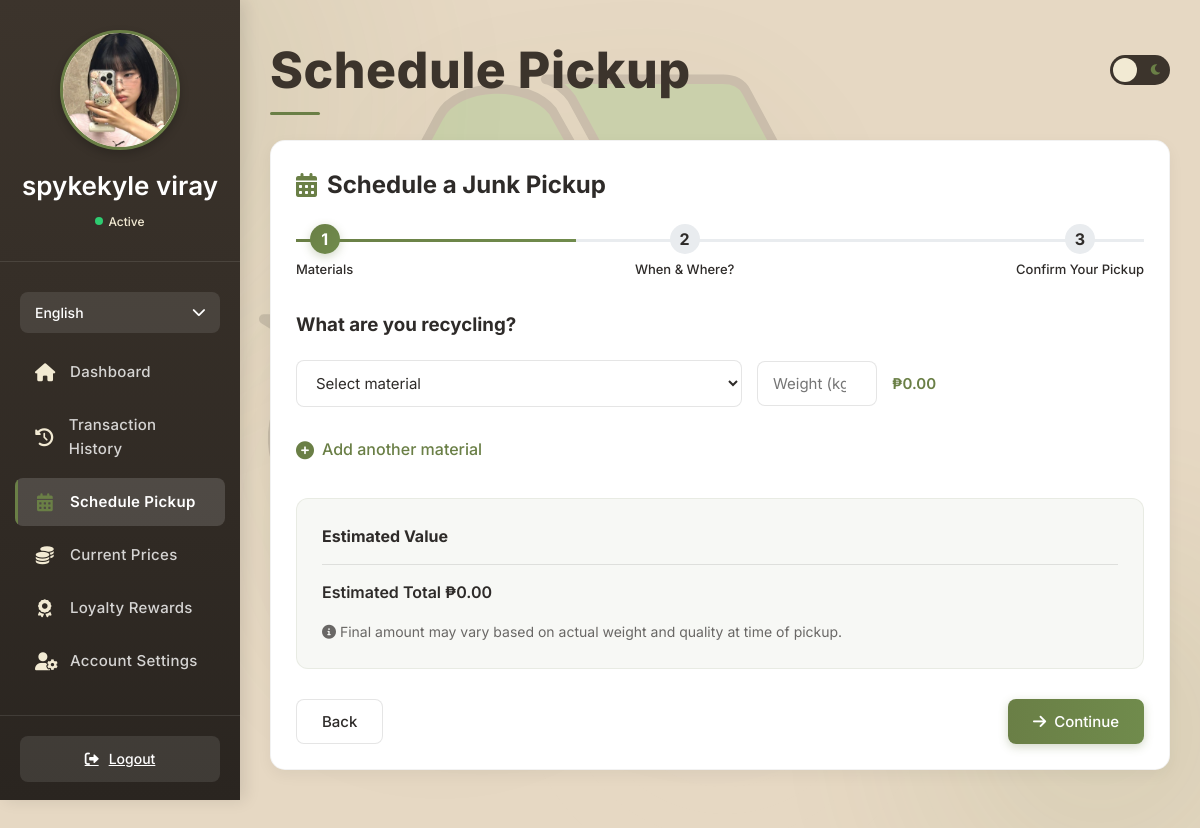
Page /Customer-portal/schedule.php (signed in) on the committed database.
### tables this page shows
CREATE TABLE `users` (
  `id` int(11) NOT NULL AUTO_INCREMENT,
  `first_name` varchar(50) NOT NULL,
  `last_name` varchar(50) NOT NULL,
  `username` varchar(50) DEFAULT NULL,
  `email` varchar(100) NOT NULL,
  `phone` varchar(20) NOT NULL,
  `address` text NOT NULL,
  `profile_image` varchar(255) DEFAULT NULL,
  `password_hash` varchar(255) NOT NULL,
  `user_type` enum('individual','business','collector') NOT NULL,
  `agreed_terms` tinyint(1) DEFAULT 0,
  `created_at` timestamp NOT NULL DEFAULT current_timestamp(),
  `loyalty_points` int(11) DEFAULT 0,
  `loyalty_tier` enum('bronze','silver','gold','platinum','diamond','ethereal') DEFAULT 'bronze',
  `referral_code` varchar(20) DEFAULT NULL,
  `referred_by` int(11) DEFAULT NULL,
  `is_admin` tinyint(1) DEFAULT 0,
  `last_login` datetime DEFAULT NULL,
  `is_verified` tinyint(1) DEFAULT 0,
  `verification_token` varchar(255) DEFAULT NULL,
  `token_expires_at` datetime DEFAULT NULL,
  `reset_token` varchar(64) DEFAULT NULL,
  `reset_token_expires` datetime DEFAULT NULL,
  `facebook_id` varchar(255) DEFAULT NULL,
  `api_key` varchar(64) DEFAULT NULL,
  `two_factor_auth` tinyint(1) DEFAULT 0,
  `two_factor_secret` varchar(32) DEFAULT NULL,
  PRIMARY KEY (`id`),
  UNIQUE KEY `email` (`email`),
  UNIQUE KEY `username_UNIQUE` (`username`),
  UNIQUE KEY `referral_code_UNIQUE` (`referral_code`),
  UNIQUE KEY `uniq_api_key` (`api_key`),
  KEY `idx_api_key` (`api_key`)
);

### Customer-portal/schedule.php (the view, shortened to what this page needs)
<?php
require_once 'db_connection.php';
$language = 'en';
$t = $translations[$language];
$user_id = $_SESSION['user_id'];
$user_query = "SELECT first_name, last_name, profile_image, address FROM users WHERE id = ?";
$user_stmt = mysqli_prepare($conn, $user_query);
mysqli_stmt_bind_param($user_stmt, "i", $user_id);
mysqli_stmt_execute($user_stmt);
$user_result = mysqli_stmt_get_result($user_stmt);
$user = mysqli_fetch_assoc($user_result);
$user_name = $user['first_name'] . ' ' . $user['last_name'];
$user_initials = strtoupper(substr($user['first_name'], 0, 1) . substr($user['last_name'], 0, 1));
$success = false;
$transaction_id = '';
$pickup_id = '';
?>
<!DOCTYPE html>
<html lang="en">
<head>
    <link rel="stylesheet" href="https://cdnjs.cloudflare.com/ajax/libs/font-awesome/6.0.0-beta3/css/all.min.css">
    <link rel="stylesheet" href="https://unpkg.com/leaflet@1.9.4/dist/leaflet.css" />
</head>
<body>
    <div class="bg-decoration bg-decoration-1"></div>
    <div class="sidebar" id="sidebar">
        <div class="sidebar-header">
            <div class="user-avatar" id="userAvatar">
                <?php if (!empty($user['profile_image']) && file_exists($user['profile_image'])): ?>
                    <img src="<?php echo htmlspecialchars($user['profile_image']); ?>" alt="Profile">
                <?php else: ?>
                    <?php echo $user_initials; ?>
                <?php endif; ?>
            </div>
            <div class="user-name"><?php echo htmlspecialchars($user_name); ?></div>
            <div class="user-status">
                <span class="status-indicator"></span>
                <span>Active</span>
            </div>
        </div>
        <div class="language-switcher">
            <button class="language-btn">
                <span><?php echo $language === 'en' ? 'English' : 'Filipino'; ?></span>
                <i class="fas fa-chevron-down"></i>
            </button>
        </div>
        <ul class="nav-menu">
            <li><a href="index.php"><i class="fas fa-home"></i> <?php echo $t['dashboard']; ?></a></li>
            <li><a href="transaction.php"><i class="fas fa-history"></i> <?php echo $t['transaction_history']; ?></a></li>
            <li><a href="#" class="active"><i class="fas fa-calendar-alt"></i> <?php echo $t['schedule_pickup']; ?></a></li>
            <li><a href="prices.php"><i class="fas fa-coins"></i> <?php echo $t['current_prices']; ?></a></li>
            <li><a href="rewards.php"><i class="fas fa-award"></i> <?php echo $t['loyalty_rewards']; ?></a></li>
            <li><a href="settings.php"><i class="fas fa-user-cog"></i> <?php echo $t['account_settings']; ?></a></li>
        </ul>
        <div class="sidebar-footer">
            <a href="logout.php" class="logout-btn">
                <i class="fas fa-sign-out-alt"></i> <?php echo $t['logout']; ?>
            </a>
        </div>
    </div>
    <div class="main-content">
        <div class="header">
            <h1 class="page-title"><?php echo $t['schedule_pickup_title']; ?></h1>
            <div class="header-controls">
                <button class="dark-mode-toggle">
                    <i class="fas fa-moon moon"></i>
                </button>
            </div>
        </div>
        <div class="dashboard-card">
            <?php if ($success): ?>
                <div class="success-message" id="successMessage">
                    <h3><i class="fas fa-check-circle"></i> <?php echo $t['pickup_scheduled_success']; ?></h3>
                    <p><?php echo $t['success_message']; ?> <strong><?php echo htmlspecialchars($pickup_date); ?></strong> <?php echo $t['during']; ?> <strong><?php echo htmlspecialchars($time_slot); ?></strong>.</p>
                    <div class="success-details-portrait">
                        <h4><i class="fas fa-receipt"></i> <?php echo $t['pickup_details']; ?></h4>
                        <div class="success-details-grid-portrait">
                            <div class="success-detail-item-portrait">
                                <span class="success-detail-label-portrait"><?php echo $t['transaction_id']; ?></span>
                                <span class="success-detail-value-portrait"><?php echo htmlspecialchars($transaction_id); ?></span>
                            </div>
                            <div class="success-detail-item-portrait">
                                <span class="success-detail-label-portrait"><?php echo $t['pickup_id']; ?></span>
                                <span class="success-detail-value-portrait">#<?php echo htmlspecialchars($pickup_id); ?></span>
                            </div>
                            <div class="success-detail-item-portrait">
                                <span class="success-detail-label-portrait"><?php echo $t['estimated_value_label']; ?></span>
                                <span class="success-detail-value-portrait">₱<?php echo number_format($estimated_value, 2); ?></span>
                            </div>
                            <div class="success-detail-item-portrait">
                                <span class="success-detail-label-portrait"><?php echo $t['shipping_method_label']; ?></span>
                                <span class="success-detail-value-portrait"><?php echo htmlspecialchars($selected_shipping['name']); ?></span>
                            </div>
                            <div class="success-detail-item-portrait">
                                <span class="success-detail-label-portrait"><?php echo $t['shipping_fee']; ?></span>
                                <span class="success-detail-value-portrait">₱<?php echo number_format($shipping_fee, 2); ?></span>
                            </div>
                            <div class="success-detail-item-portrait">
                                <span class="success-detail-label-portrait"><?php echo $t['total_amount']; ?></span>
                                <span class="success-detail-value-portrait">₱<?php echo number_format($total_amount, 2); ?></span>
                            </div>
                        </div>
                    </div>
                    <p><?php echo $t['confirmation_email']; ?></p>
                    <div class="success-actions">
                        <a href="transaction.php" class="btn btn-primary">
                            <i class="fas fa-history"></i> <?php echo $t['view_pickups']; ?>
                        </a>
                        <a href="index.php" class="btn btn-outline">
                            <i class="fas fa-home"></i> <?php echo $t['return_dashboard']; ?>
                        </a>
                    </div>
                </div>
            <?php else: ?>
                <h2 style="margin-bottom: 20px; color: var(--text-dark); display: flex; align-items: center; gap: 10px;" class="schedule-junk-pickup-text">
                    <i class="fas fa-calendar-alt" style="color: var(--icon-green);"></i> <?php echo $t['schedule_junk_pickup']; ?>
                </h2>
                <div class="pickup-steps">
                    <div class="step-progress-bar">
                        <div class="step-progress-fill" id="stepProgress"></div>
                    </div>
                    <div class="step active" id="step1">
                        <div class="step-number">1</div>
                        <div class="step-label"><?php echo $t['materials']; ?></div>
                    </div>
                    <div class="step" id="step2">
                        <div class="step-number">2</div>
                        <div class="step-label"><?php echo $t['when_where']; ?></div>
                    </div>
                    <div class="step" id="step3">
                        <div class="step-number">3</div>
                        <div class="step-label"><?php echo $t['confirm_pickup']; ?></div>
                    </div>
                </div>
                <form method="POST" id="pickupForm">
                    <div class="pickup-form-section active" id="section1">
                        <h3 style="margin-bottom: 20px; color: var(--text-dark);"><?php echo $t['what_recycling']; ?></h3>
                        <div id="materialList">
                            <div class="material-row" data-index="0">
                                <select class="material-select" name="materials[0][id]" required>
                                    <option value=""><?php echo $t['select_material']; ?></option>
                                </select>
                                <input type="number" class="material-quantity" name="materials[0][quantity]"
                                       placeholder="<?php echo $t['weight_kg']; ?>" min="0.1" step="0.1" required>
                                <span class="material-value">₱0.00</span>
                            </div>
                        </div>
                        <div class="add-material" id="addMaterial">
                            <i class="fas fa-plus-circle"></i>
                            <span><?php echo $t['add_another_material']; ?></span>
                        </div>
                        <div class="pickup-summary" id="materialSummary">
                            <h4 style="margin-bottom: 15px; color: var(--text-dark);" class="estimated-value-text"><?php echo $t['estimated_value']; ?></h4>
                            <div class="summary-total">
                                <span><?php echo $t['estimated_total']; ?></span>
                                <span id="estimatedTotal">₱0.00</span>
                            </div>
                            <p style="font-size: 14px; color: var(--text-dark); opacity: 0.7; margin-top: 15px;" class="final-amount-note">
                                <i class="fas fa-info-circle"></i> <?php echo $t['final_amount_note']; ?>
                            </p>
                        </div>
                        <div class="form-actions">
                            <button class="btn btn-outline" disabled><?php echo $t['back']; ?></button>
                            <button class="btn btn-primary" type="button" id="continueButton" onclick="validateMaterials()">
                                <i class="fas fa-arrow-right"></i> <?php echo $t['continue']; ?>
                            </button>
                        </div>
                    </div>
                </form>
            <?php endif; ?>
        </div>
    </div>
</body>
</html>

### rows in the picture
users: profile_image (picture), user_name "spykekyle viray"

### other values in the picture
$t['dashboard'] "Dashboard"
$t['transaction_history'] "Transaction History"
$t['schedule_pickup'] "Schedule Pickup"
$t['current_prices'] "Current Prices"
$t['loyalty_rewards'] "Loyalty Rewards"
$t['account_settings'] "Account Settings"
$t['logout'] "Logout"
$t['schedule_pickup_title'] "Schedule Pickup"
$t['schedule_junk_pickup'] "Schedule a Junk Pickup"
$t['materials'] "Materials"
$t['when_where'] "When & Where?"
$t['confirm_pickup'] "Confirm Your Pickup"
$t['what_recycling'] "What are you recycling?"
$t['add_another_material'] "Add another material"
$t['estimated_value'] "Estimated Value"
